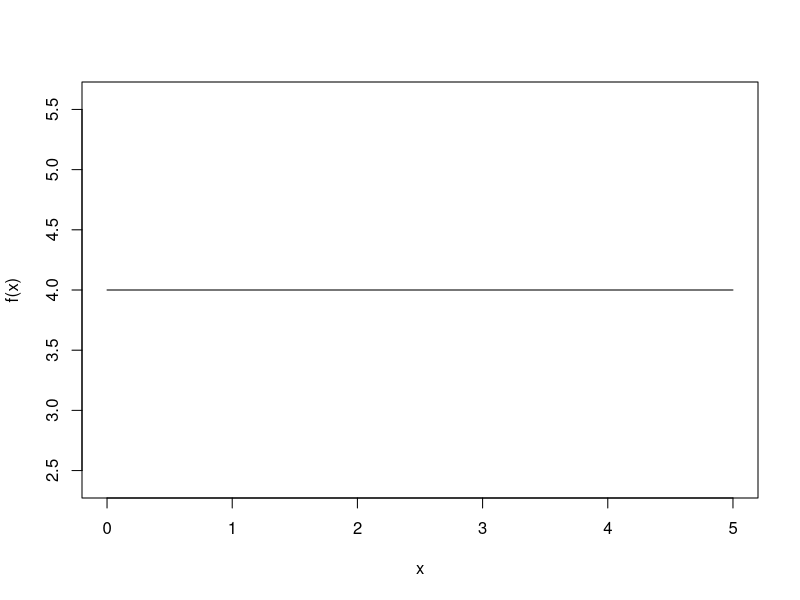
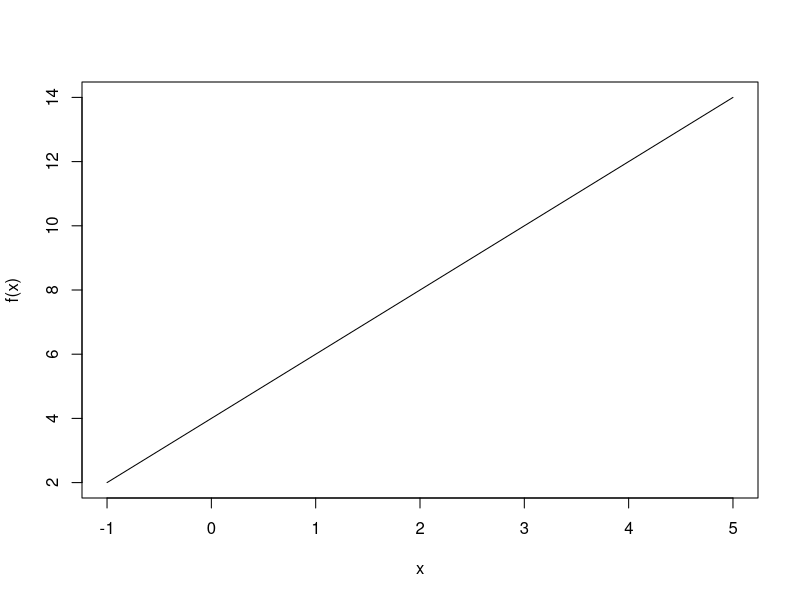
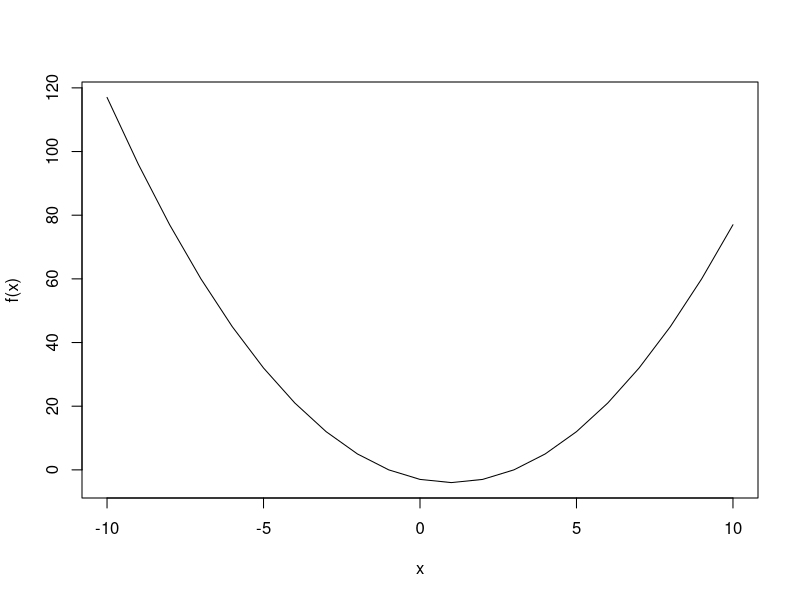
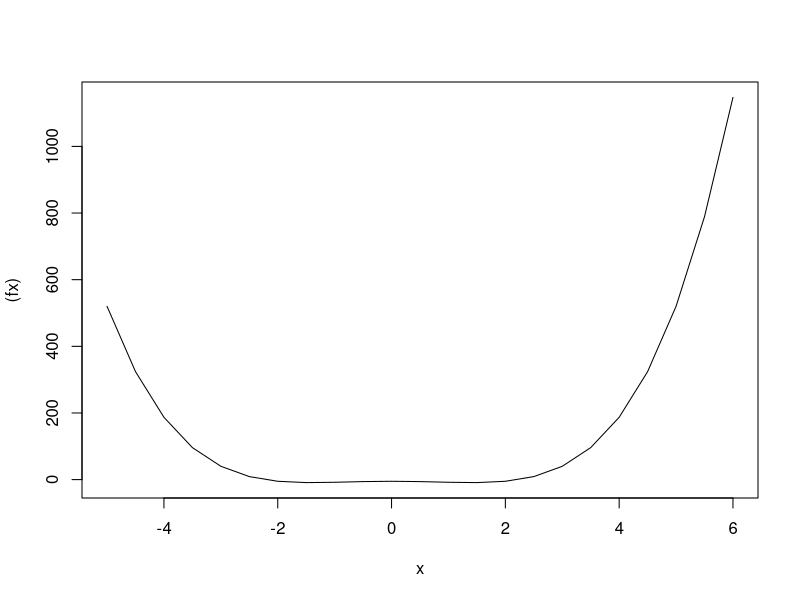
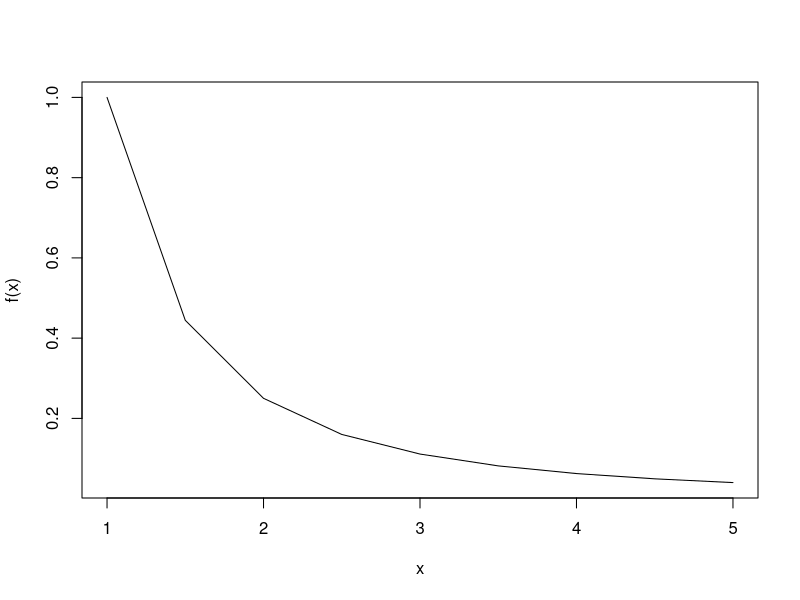
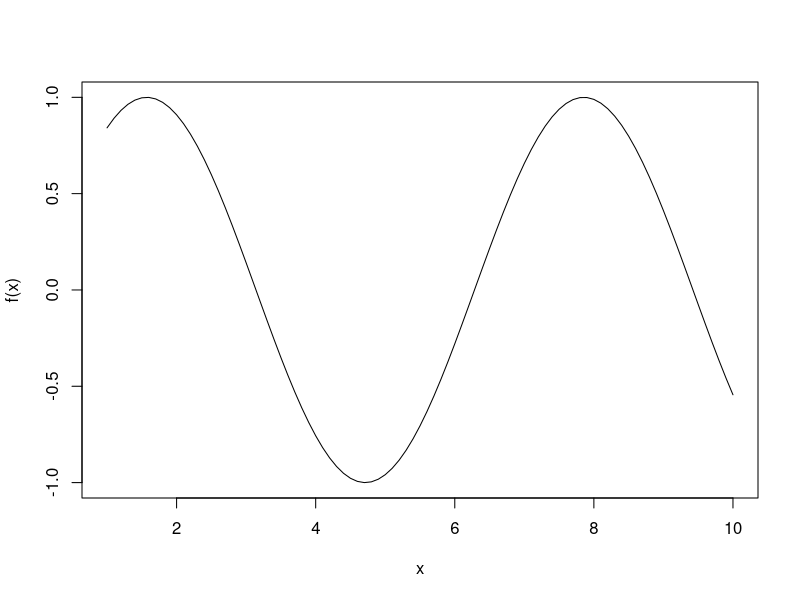
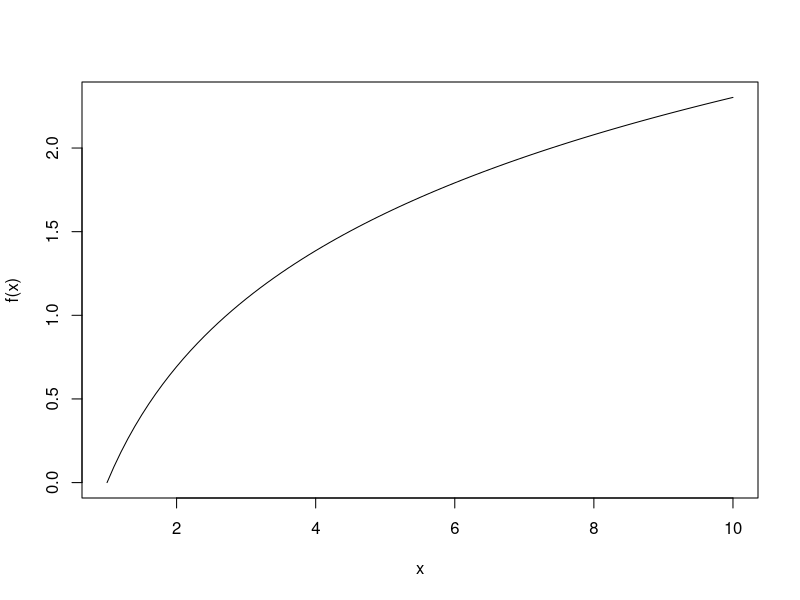
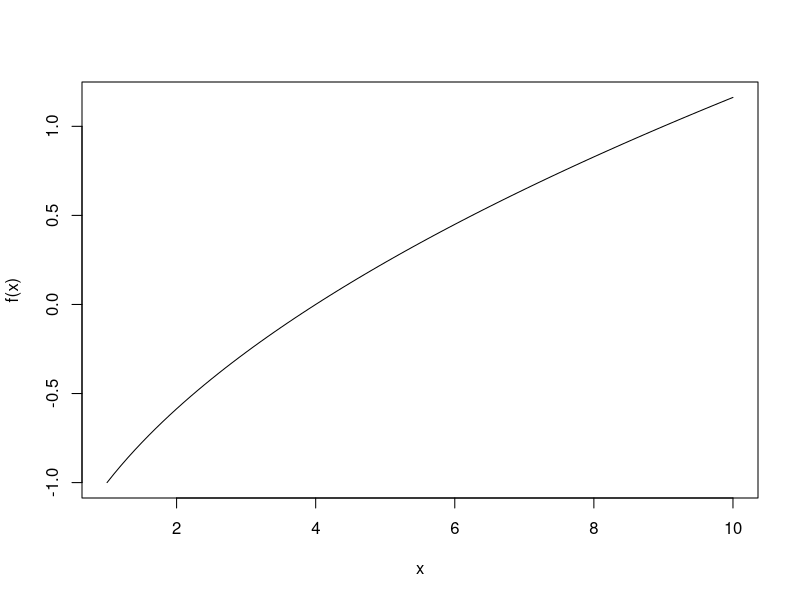

Write R code to recreate these figures, in order.

#Making a variable constant in a function in r
#17523224
index<-3
f<-function(x){x+index}
f(4)

index<-20
f(4)

#constant functions
#17523224

f <- function (x) {
    fx <- 4
    return(fx)
}
input <- 0:5
plot (input,
     sapply(input,f),
     type="l", xlab="x",
     ylab="f(x)")

#linear functions
#17523224

f <- function (x) {
    fx <- 2*x+4
    return(fx)
}
input <- -1:5
plot(input,
    sapply(input,f),
    type="l",
    xlab="x",
    ylab="f(x)")

#quadratic functions
#17523224

f <- function (x) {
   fx <- 1*x^2-2*x-3
    return(fx)
}
input <- -10:10
plot(input, sapply(input,f),
    type="l",
    xlab="x",
    ylab="f(x)")

#polynomial functions
#17523224

f <- function(x){
    fx <- x^4-4*x^2-5
    return(fx)
}
input <- seq (-5, 6, 0.5)
plot(input,
    sapply(input,f),
    type="l",
    xlab="x",
    ylab="(fx)")

#rational functions
#17523224

f <- function(x) {
    fx <- 1/x^2
    return(fx)
}
input <- seq(1,5,0.5)
plot(input,
    sapply(input,f),
    type="l",
    xlab="x",
    ylab="f(x)")

#Exercise.01-Functions
#17523224

f <- function(x) {
    fx <- sin(x)
    return(fx)
}
input <- seq(1,10,0.1)
plot(input,
    sapply(input,f),
    type="l",
    xlab="x",
    ylab="f(x)")

#Exercise.02-Functions
#17523224

f <- function(x) {
    fx <- log(x)
    return(fx)
}
input <- seq(1,10,0.1)
plot(input,
    sapply(input,f),
    type="l",
    xlab="x",
    ylab="f(x)")

#Exercise.03-Functions
#17523224

f <- function(x) {
    fx <- sqrt(x)-2
    return(fx)
}
input <- seq(1,10,0.1)
plot(input,
    sapply(input,f),
    type="l",
    xlab="x",
    ylab="f(x)")

#Exercise.04-Functions
#17523224

f <- function(x) {
    fx <- sqrt(x-2)
    return(fx)
}
input <- seq(1,10,0.1)
plot(input,
    sapply(input,f),
    type="l",
    xlab="x",
    ylab="f(x)")
